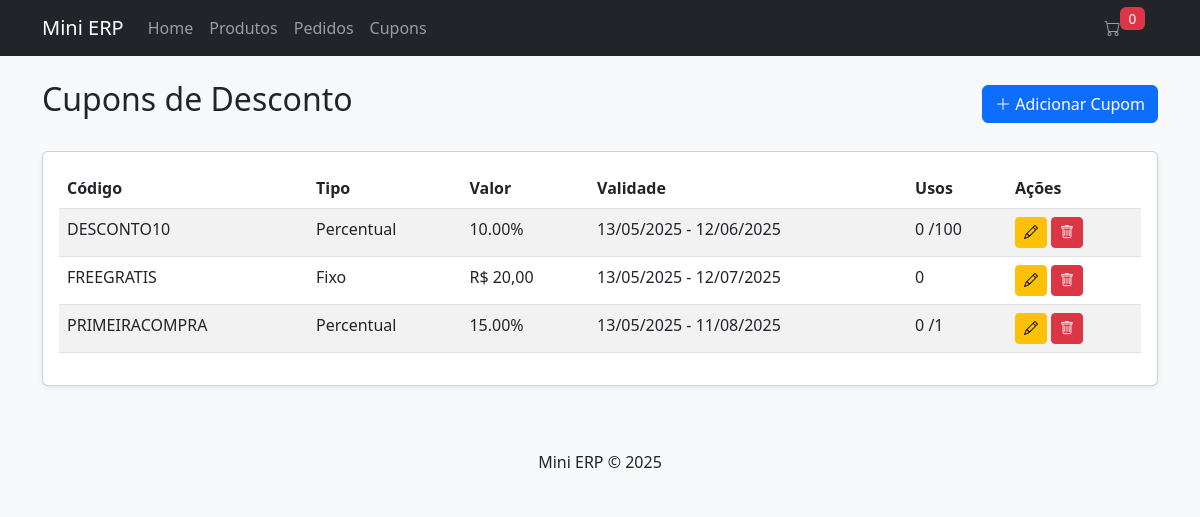
Screenshot of /?page=coupons with the database file from the repository.
### tables this page shows
CREATE TABLE `coupons` (
  `id` int(11) NOT NULL AUTO_INCREMENT,
  `code` varchar(20) NOT NULL,
  `discount_type` enum('percentage','fixed') NOT NULL,
  `discount_value` decimal(10,2) NOT NULL,
  `min_order_value` decimal(10,2) DEFAULT NULL,
  `start_date` date NOT NULL,
  `end_date` date NOT NULL,
  `max_uses` int(11) DEFAULT NULL,
  `use_count` int(11) DEFAULT 0,
  `created_at` timestamp NOT NULL DEFAULT current_timestamp(),
  PRIMARY KEY (`id`),
  UNIQUE KEY `code` (`code`),
  KEY `idx_code` (`code`),
  KEY `idx_dates` (`start_date`,`end_date`)
);

### controllers/CouponController.php (called while the page is built, shortened)
<?php
require_once './models/Coupon.php';
require_once './config/database.php';
class CouponController {
    private $couponModel;
    public function __construct() {
        $database = new Database();
        $this->db = $database->connect();
        $this->couponModel = new Coupon($this->db);
    }
    public function index() {
        $coupons = $this->couponModel->readAll()->fetchAll(PDO::FETCH_ASSOC);
        include './views/coupons/list.php';
    }
}
?>

### config/database.php (called while the page is built, shortened)
<?php
class Database {
    private $host = 'localhost';
    private $db_name = 'mini_erp';
    private $username = 'root';
    private $password = '';
    public function connect() {
        $this->conn = null;
        try {
            $this->conn = new PDO(
                "mysql:host={$this->host};dbname={$this->db_name}",
                $this->username,
                $this->password
            );
            $this->conn->setAttribute(PDO::ATTR_ERRMODE, PDO::ERRMODE_EXCEPTION);
        } catch(PDOException $e) {
            echo "Connection error: " . $e->getMessage();
        }
        return $this->conn;
    }
}
?>

### models/Coupon.php (called while the page is built, shortened)
<?php
class Coupon {
    private $conn;
    private $table = 'coupons';
    public function __construct($db) {
        $this->conn = $db;
    }
    public function readAll() {
        $query = "SELECT * FROM {$this->table} ORDER BY created_at DESC";
        $stmt = $this->conn->prepare($query);
        $stmt->execute();
        return $stmt;
    }
}
?>

### config/functions.php (called while the page is built, shortened)
<?php
function formatPrice($price) {
    return 'R$ ' . number_format($price, 2, ',', '.');
}
?>

### views/coupons/list.php (the view, shortened to what this page needs)
<?php
include './views/header.php';
?>
<div class="d-flex justify-content-between align-items-center mb-4">
    <h2>Cupons de Desconto</h2>
    <a href="?page=coupons&action=create" class="btn btn-primary">
        <i class="bi bi-plus-lg"></i> Adicionar Cupom
    </a>
</div>
<div class="card">
    <div class="card-body">
        <div class="table-responsive">
            <table class="table table-striped table-hover">
                <thead>
                    <tr>
                        <th>Código</th>
                        <th>Tipo</th>
                        <th>Valor</th>
                        <th>Validade</th>
                        <th>Usos</th>
                        <th>Ações</th>
                    </tr>
                </thead>
                <tbody>
                    <?php foreach ($coupons as $coupon): ?>
                    <tr>
                        <td><?= $coupon['code'] ?></td>
                        <td><?= $coupon['discount_type'] === 'percentage' ? 'Percentual' : 'Fixo' ?></td>
                        <td>
                            <?= $coupon['discount_type'] === 'percentage'
                                ? $coupon['discount_value'] . '%'
                                : formatPrice($coupon['discount_value']) ?>
                        </td>
                        <td>
                            <?= date('d/m/Y', strtotime($coupon['start_date'])) ?> -
                            <?= date('d/m/Y', strtotime($coupon['end_date'])) ?>
                        </td>
                        <td>
                            <?= $coupon['use_count'] ?>
                            <?= $coupon['max_uses'] ? "/{$coupon['max_uses']}" : '' ?>
                        </td>
                        <td>
                            <a href="?page=coupons&action=edit&id=<?= $coupon['id'] ?>"
                               class="btn btn-sm btn-warning">
                                <i class="bi bi-pencil"></i>
                            </a>
                            <a href="?page=coupons&action=delete&id=<?= $coupon['id'] ?>"
                               class="btn btn-sm btn-danger"
                               onclick="return confirm('Tem certeza que deseja excluir este cupom?')">
                                <i class="bi bi-trash"></i>
                            </a>
                        </td>
                    </tr>
                    <?php endforeach; ?>
                </tbody>
            </table>
        </div>
    </div>
</div>
<?php include './views/footer.php'; ?>

### assets/css/style.css (style rules this page uses)
body { background-color: #f8f9fa; }
.card { box-shadow: 0 0.125rem 0.25rem rgba(0, 0, 0, 0.075); }
.table-responsive { overflow-x: auto; }

### rows the page displays
coupons: code "DESCONTO10", discount_type "Percentual", discount_value "10.00", start_date "13/05/2025", end_date "12/06/2025", use_count "0", max_uses "100"
coupons: code "FREEGRATIS", discount_type "Fixo", discount_value "R$ 20,00", start_date "13/05/2025", end_date "12/07/2025", use_count "0"
coupons: code "PRIMEIRACOMPRA", discount_type "Percentual", discount_value "15.00", start_date "13/05/2025", end_date "11/08/2025", use_count "0", max_uses "1"

### other values shown
SITE_NAME "Mini ERP"
count($_SESSION['cart'] ?? []) "0"
